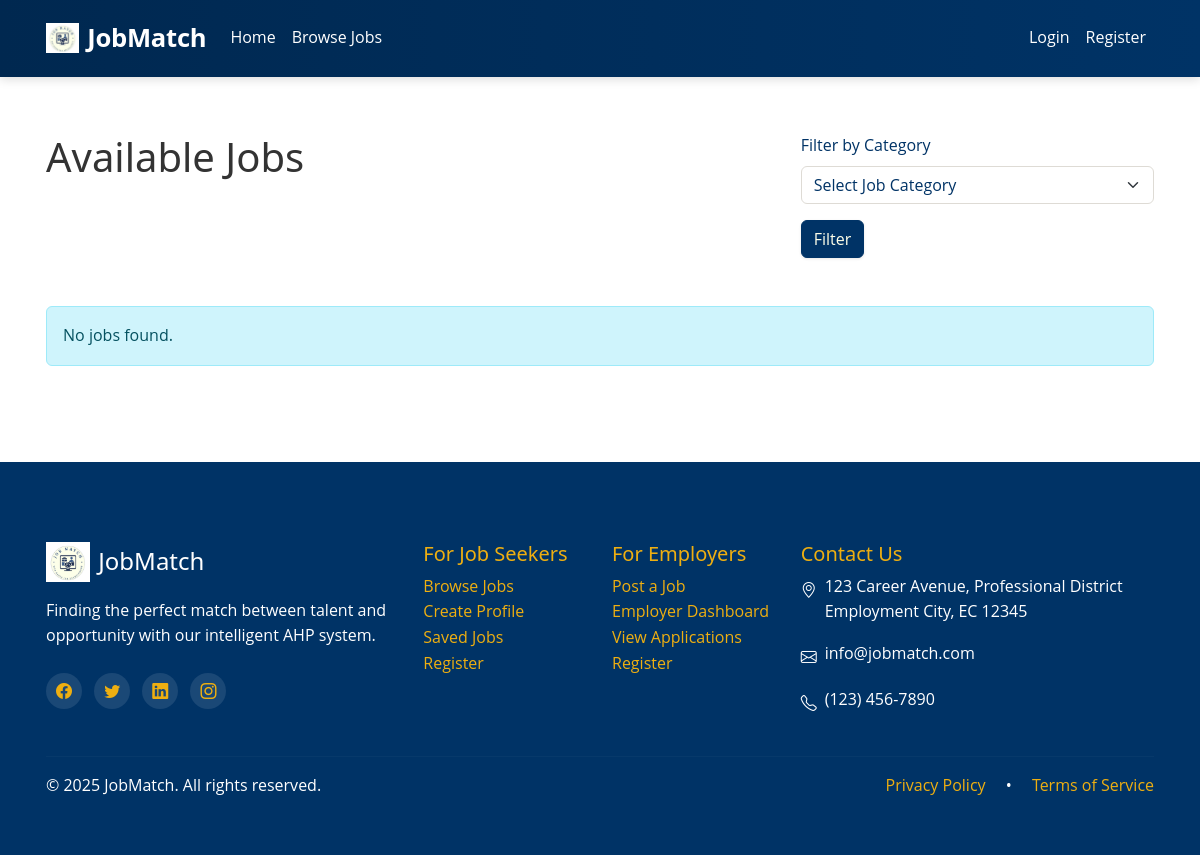
Before: /jobs/index.php with the older database file.
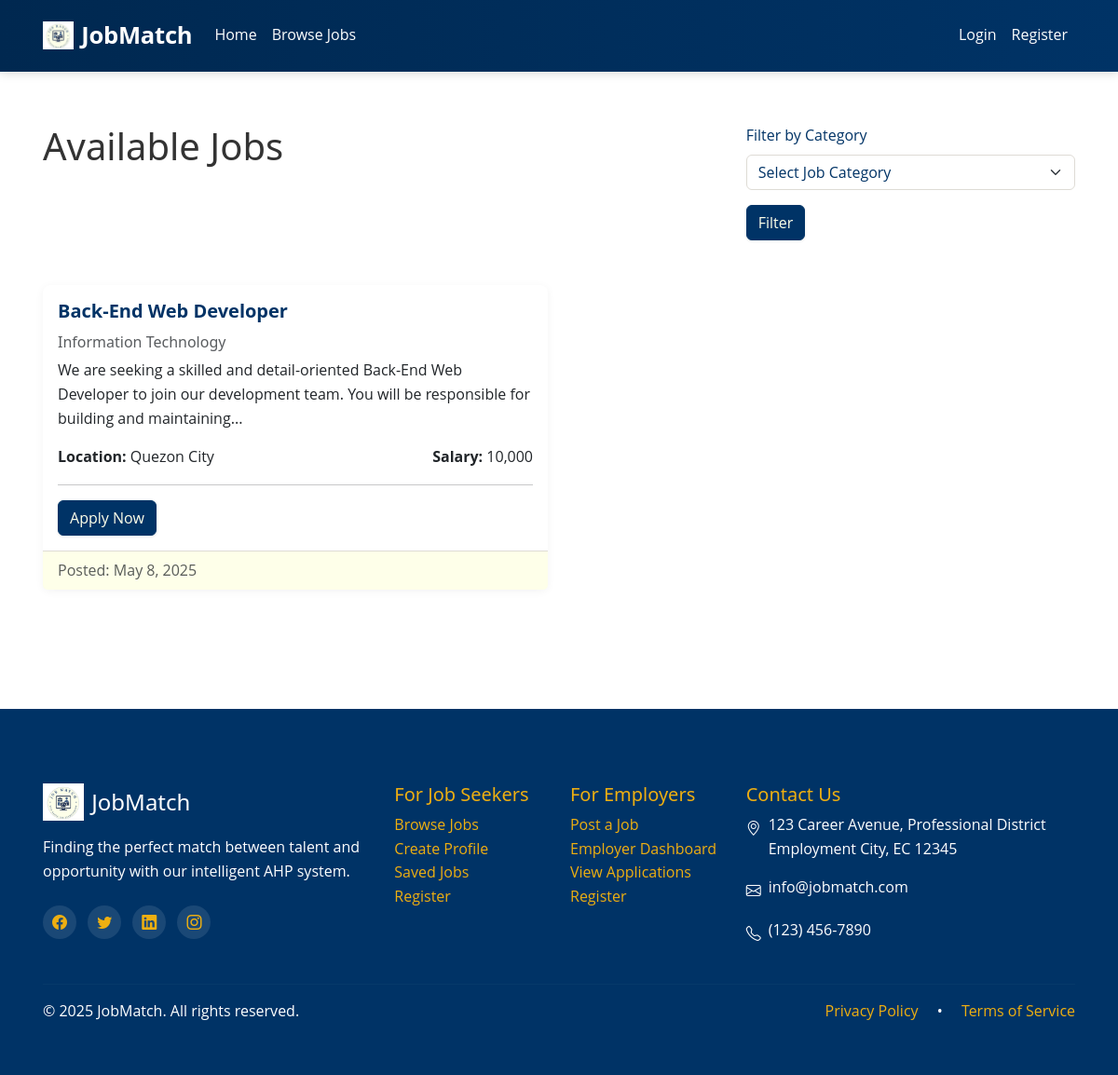
After: the same page with the newer database file.
### tables this page shows
CREATE TABLE `jobs` (
  `id` int(11) NOT NULL,
  `title` varchar(255) NOT NULL,
  `description` text NOT NULL,
  `category_id` int(11) NOT NULL,
  `location` varchar(255) NOT NULL,
  `salary` varchar(100) DEFAULT NULL,
  `posted_date` datetime DEFAULT current_timestamp(),
  `employer_id` int(11) DEFAULT NULL,
  `salary_min` decimal(10,2) DEFAULT NULL,
  `salary_max` decimal(10,2) DEFAULT NULL,
  `required_experience` int(11) DEFAULT 0
);

CREATE TABLE `job_categories` (
  `id` int(11) NOT NULL,
  `name` varchar(255) NOT NULL
);

### includes/functions.php (the view, shortened to what this page needs)
<?php
function getJobCategoryDropdown($name = 'job_category', $selected = null) {
    global $conn;
    $sql = "SELECT id, name FROM job_categories ORDER BY id ASC";
    $result = $conn->query($sql);
    $dropdown = '<select name="' . $name . '" class="form-select">';
    $dropdown .= '<option value="">Select Job Category</option>';
    if ($result && $result->num_rows > 0) {
        while($row = $result->fetch_assoc()) {
            $isSelected = ($selected == $row['id']) ? 'selected' : '';
            $dropdown .= '<option value="' . $row['id'] . '" ' . $isSelected . '>' . htmlspecialchars($row['name']) . '</option>';
        }
    }
    $dropdown .= '</select>';
    return $dropdown;
}
?>

### includes/header.php (shortened to what this page needs)
<!DOCTYPE html>
<html lang="en">
<head>
    <link href="https://cdn.jsdelivr.net/npm/bootstrap@5.3.0-alpha1/dist/css/bootstrap.min.css" rel="stylesheet">
    <link rel="stylesheet" href="https://cdn.jsdelivr.net/npm/bootstrap-icons@1.8.1/font/bootstrap-icons.css">
    <link href="<?php echo $base_path ?? ''; ?>assets/css/custom.css" rel="stylesheet">
</head>
<body>
    <nav class="navbar navbar-expand-lg navbar-dark bg-primary mb-4">
        <div class="container">
            <a class="navbar-brand d-flex align-items-center" href="<?php echo isset($base_path) ? $base_path : ''; ?>index.php">
                <img src="<?php echo isset($base_path) ? $base_path : ''; ?>img/logo.jpg" alt="JobMatch Logo" height="30" class="me-2">
                JobMatch
            </a>
            <div class="collapse navbar-collapse" id="navbarNav">
                <ul class="navbar-nav me-auto">
                    <li class="nav-item">
                        <a class="nav-link" href="<?php echo isset($base_path) ? $base_path : ''; ?>index.php">Home</a>
                    </li>
                    <li class="nav-item">
                        <a class="nav-link" href="<?php echo isset($base_path) ? $base_path : ''; ?>jobs/index.php">Browse Jobs</a>
                    </li>
                </ul>
                <ul class="navbar-nav">
                    <?php if (isset($_SESSION['user_id'])): ?>
                    <li class="nav-item dropdown">
                        <a class="nav-link dropdown-toggle" href="#" id="navbarDropdown" role="button" data-bs-toggle="dropdown" aria-expanded="false">
                            <i class="bi bi-person-circle"></i> Welcome, <?php echo htmlspecialchars($_SESSION['username']); ?>
                        </a>
                        <ul class="dropdown-menu dropdown-menu-end" aria-labelledby="navbarDropdown">
                            <?php if ($_SESSION['user_type'] === 'jobseeker'): ?>
                            <li><a class="dropdown-item" href="<?php echo isset($base_path) ? $base_path : ''; ?>user/dashboard.php">My Dashboard</a></li>
                            <li><a class="dropdown-item" href="<?php echo isset($base_path) ? $base_path : ''; ?>user/profile.php">My Profile</a></li>
                            <li><a class="dropdown-item" href="<?php echo isset($base_path) ? $base_path : ''; ?>user/applications.php">My Applications</a></li>
                            <li><a class="dropdown-item" href="<?php echo isset($base_path) ? $base_path : ''; ?>user/saved-jobs.php">Saved Jobs</a></li>
                            <?php elseif ($_SESSION['user_type'] === 'employer'): ?>
                            <li><a class="dropdown-item" href="<?php echo isset($base_path) ? $base_path : ''; ?>employer/dashboard.php">Employer Dashboard</a></li>
                            <li><a class="dropdown-item" href="<?php echo isset($base_path) ? $base_path : ''; ?>employer/manage-jobs.php">Manage Jobs</a></li>
                            <?php elseif ($_SESSION['user_type'] === 'admin'): ?>
                            <li><a class="dropdown-item" href="<?php echo isset($base_path) ? $base_path : ''; ?>admin/index.php">Admin Dashboard</a></li>
                            <li><a class="dropdown-item" href="<?php echo isset($base_path) ? $base_path : ''; ?>admin/jobs.php">Manage Jobs</a></li>
                            <li><a class="dropdown-item" href="<?php echo isset($base_path) ? $base_path : ''; ?>admin/users.php">Manage Users</a></li>
                            <?php endif; ?>
                            <li><hr class="dropdown-divider"></li>
                            <li><a class="dropdown-item" href="<?php echo isset($base_path) ? $base_path : ''; ?>logout.php">Logout</a></li>
                        </ul>
                    </li>
                    <li class="nav-item mx-1">
                        <a class="nav-link position-relative" href="<?php echo $base_path; ?>messages/index.php">
                            <i class="bi bi-envelope"></i>
                            <?php if (function_exists('getUnreadMessageCount') && getUnreadMessageCount($_SESSION['user_id']) > 0): ?>
                                <span class="position-absolute top-0 start-100 translate-middle badge rounded-pill bg-danger">
                                    <?php echo getUnreadMessageCount($_SESSION['user_id']); ?>
                                </span>
                            <?php endif; ?>
                        </a>
                    </li>
                    <?php if (function_exists('getNotificationBell')): ?>
                        <?php echo getNotificationBell($_SESSION['user_id']); ?>
                    <?php endif; ?>
                    <?php else: ?>
                    <li class="nav-item">
                        <a class="nav-link" href="<?php echo isset($base_path) ? $base_path : ''; ?>login.php">Login</a>
                    </li>
                    <li class="nav-item">
                        <a class="nav-link" href="<?php echo isset($base_path) ? $base_path : ''; ?>register.php">Register</a>
                    </li>
                    <?php endif; ?>
                </ul>
            </div>
        </div>
    </nav>
    <div class="container">

### jobs/index.php (shortened to what this page needs)
<?php
require_once '../config/db_connect.php';
require_once '../includes/functions.php';
$base_path = '../';
include '../includes/header.php';
$category_id = isset($_GET['category']) ? intval($_GET['category']) : null;
$sql = "SELECT j.id, j.title, j.description, j.location, j.salary, j.posted_date, c.name as category_name
        FROM jobs j
        JOIN job_categories c ON j.category_id = c.id";
$sql .= " ORDER BY j.posted_date DESC";
$result = $conn->query($sql);
?>
<div class="row mb-4">
    <div class="col-md-8">
        <h1>Available Jobs</h1>
    </div>
    <div class="col-md-4">
        <form action="" method="get" class="mb-4">
            <div class="mb-3">
                <label for="category" class="form-label">Filter by Category</label>
                <?php echo getJobCategoryDropdown('category', $category_id); ?>
            </div>
            <button type="submit" class="btn btn-primary">Filter</button>
        </form>
    </div>
</div>
<div class="row">
    <?php
    if ($result && $result->num_rows > 0) {
        while($row = $result->fetch_assoc()) {
            ?>
            <div class="col-md-6 mb-4">
                <div class="card">
                    <div class="card-body">
                        <h5 class="card-title"><?php echo htmlspecialchars($row["title"]); ?></h5>
                        <h6 class="card-subtitle mb-2 text-muted"><?php echo htmlspecialchars($row["category_name"]); ?></h6>
                        <p class="card-text"><?php echo substr(htmlspecialchars($row["description"]), 0, 150) . '...'; ?></p>
                        <div class="d-flex justify-content-between align-items-center">
                            <span><strong>Location:</strong> <?php echo htmlspecialchars($row["location"]); ?></span>
                            <span><strong>Salary:</strong> <?php echo htmlspecialchars($row["salary"]); ?></span>
                        </div>
                        <hr>
                        <a href="apply.php?job_id=<?php echo $row["id"]; ?>" class="btn btn-primary">Apply Now</a>
                    </div>
                    <div class="card-footer text-muted">
                        Posted: <?php echo date('F j, Y', strtotime($row["posted_date"])); ?>
                    </div>
                </div>
            </div>
            <?php
        }
    } else {
        echo '<div class="col-12"><div class="alert alert-info">No jobs found.</div></div>';
    }
    ?>
</div>
<?php include '../includes/footer.php'; ?>

### includes/footer.php (shortened to what this page needs)
</div>
<footer class="mt-5">
    <div class="container">
        <div class="row g-4">
            <div class="col-lg-4 mb-4 mb-lg-0">
                <div class="d-flex align-items-center mb-3">
                    <img src="<?php echo isset($base_path) ? $base_path : ''; ?>img/logo.jpg" alt="JobMatch Logo" height="40" class="me-2">
                    <h4 class="mb-0 text-white">JobMatch</h4>
                </div>
                <p>Finding the perfect match between talent and opportunity with our intelligent AHP system.</p>
                <div class="social-icons mt-4">
                    <a href="#"><i class="bi bi-facebook"></i></a>
                    <a href="#"><i class="bi bi-twitter"></i></a>
                    <a href="#"><i class="bi bi-linkedin"></i></a>
                    <a href="#"><i class="bi bi-instagram"></i></a>
                </div>
            </div>
            <div class="col-6 col-md-2 mb-4 mb-md-0">
                <h5 class="text-accent">For Job Seekers</h5>
                <ul class="list-unstyled">
                    <li><a href="<?php echo isset($base_path) ? $base_path : ''; ?>jobs/index.php">Browse Jobs</a></li>
                    <li><a href="<?php echo isset($base_path) ? $base_path : ''; ?>user/profile.php">Create Profile</a></li>
                    <li><a href="<?php echo isset($base_path) ? $base_path : ''; ?>user/saved-jobs.php">Saved Jobs</a></li>
                    <li><a href="<?php echo isset($base_path) ? $base_path : ''; ?>register.php?type=jobseeker">Register</a></li>
                </ul>
            </div>
            <div class="col-6 col-md-2 mb-4 mb-md-0">
                <h5 class="text-accent">For Employers</h5>
                <ul class="list-unstyled">
                    <li><a href="<?php echo isset($base_path) ? $base_path : ''; ?>employer/post-job.php">Post a Job</a></li>
                    <li><a href="<?php echo isset($base_path) ? $base_path : ''; ?>employer/dashboard.php">Employer Dashboard</a></li>
                    <li><a href="<?php echo isset($base_path) ? $base_path : ''; ?>employer/applications.php">View Applications</a></li>
                    <li><a href="<?php echo isset($base_path) ? $base_path : ''; ?>register.php?type=employer">Register</a></li>
                </ul>
            </div>
            <div class="col-md-4">
                <h5 class="text-accent">Contact Us</h5>
                <ul class="list-unstyled">
                    <li class="d-flex mb-3">
                        <i class="bi bi-geo-alt me-2 mt-1"></i>
                        <span>123 Career Avenue, Professional District<br>Employment City, EC 12345</span>
                    </li>
                    <li class="d-flex mb-3">
                        <i class="bi bi-envelope me-2 mt-1"></i>
                        <span>info@jobmatch.com</span>
                    </li>
                    <li class="d-flex">
                        <i class="bi bi-telephone me-2 mt-1"></i>
                        <span>(123) 456-7890</span>
                    </li>
                </ul>
            </div>
        </div>
        <hr class="mt-4" style="border-color: rgba(255,255,255,0.1);">
        <div class="row align-items-center">
            <div class="col-md-6">
                <p class="mb-md-0">© <?php echo date('Y'); ?> JobMatch. All rights reserved.</p>
            </div>
            <div class="col-md-6 text-md-end">
                <ul class="list-inline mb-0">
                    <li class="list-inline-item"><a href="#">Privacy Policy</a></li>
                    <li class="list-inline-item"><span class="mx-2">•</span></li>
                    <li class="list-inline-item"><a href="#">Terms of Service</a></li>
                </ul>
            </div>
        </div>
    </div>
</footer>
</body>
</html>

### assets/css/custom.css (style rules this page uses)
:root { --primary: #003366; --secondary: #8d251f; --accent: #eeaf11; --light: #feffe9; --light-gray: #dedbd5; --primary-hover: #004b8f; --accent-hover: #f7ba2c; }
body { background-color: #fff; color: #333; font-family: 'Segoe UI', system-ui, -apple-system, sans-serif; line-height: 1.6; }
.container { padding: 2rem 1rem; }
.navbar { background: linear-gradient(90deg, #002850 0%, #003366 100%) !important; padding: 0.8rem 0; box-shadow: 0 2px 10px rgba(0,0,0,0.15); }
.navbar-brand { font-size: 1.6rem; font-weight: 700; letter-spacing: -0.01em; }
.navbar .container { padding: 0 1rem; }
.navbar-brand, .navbar-nav .nav-link { color: #fff !important; }
.btn-primary { background-color: var(--primary); border-color: var(--primary); color: var(--light); box-shadow: 0 1px 3px rgba(0,0,0,0.1); }
.card { border: none; border-radius: 8px; box-shadow: 0 2px 10px rgba(0,0,0,0.05); transition: all 0.2s ease; margin-bottom: 1.5rem; }
.card-title { color: var(--primary); font-weight: 600; margin-bottom: 1rem; }
.card-footer { background-color: var(--light); border-top-color: var(--light-gray); }
.form-control, .form-select { border-color: var(--light-gray); color: var(--primary); }
.form-label { color: var(--primary); }
.text-accent { color: var(--accent) !important; }
footer { background-color: var(--primary); color: white; padding: 3rem 0 1.5rem; margin-top: 3rem; }
footer a { color: var(--accent); text-decoration: none; }
.card, .stat-card, .category-card { transition: all 0.3s cubic-bezier(0.165, 0.84, 0.44, 1); }
footer .social-icons a { display: inline-block; width: 36px; height: 36px; line-height: 36px; text-align: center; background: rgba(255, 255, 255, 0.1); border-radius: 50%; margin-right: 0.5rem; transition: all 0.2s ease; }
h1, h2, h3, h4, h5, h6 { font-family: 'Montserrat', 'Segoe UI', system-ui, sans-serif; }
body { font-family: 'Open Sans', 'Segoe UI', system-ui, sans-serif; }

Changed rows visible on the page:
added jobs: title "Back-End Web Developer", category.name "Information Technology", description "We are seeking a skilled and detail-oriented Back-End Web Developer to join our development team. You will be responsible for building and maintaining", location "Quezon City", salary "10,000", posted_date "May 8, 2025"
Other visible differences:
text no longer shown: "No jobs found."
